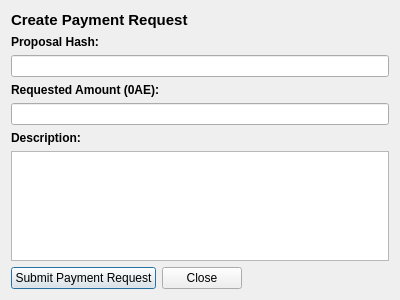
<?xml version="1.0" encoding="UTF-8"?>
<ui version="4.0">
 <class>CommunityFundCreatePaymentRequestDialog</class>
 <widget class="QDialog" name="CommunityFundCreatePaymentRequestDialog">
  <property name="geometry">
   <rect>
    <x>0</x>
    <y>0</y>
    <width>400</width>
    <height>300</height>
   </rect>
  </property>
  <property name="windowTitle">
   <string>Create Payment Request</string>
  </property>
  <layout class="QVBoxLayout" name="verticalLayout_2">
   <item>
    <widget class="QLabel" name="labelCreatePaymentRequestTitle">
     <property name="sizePolicy">
      <sizepolicy hsizetype="Preferred" vsizetype="Minimum">
       <horstretch>0</horstretch>
       <verstretch>0</verstretch>
      </sizepolicy>
     </property>
     <property name="font">
      <font>
       <pointsize>11</pointsize>
       <weight>75</weight>
       <bold>true</bold>
      </font>
     </property>
     <property name="text">
      <string>Create Payment Request</string>
     </property>
    </widget>
   </item>
   <item>
    <layout class="QVBoxLayout" name="verticalLayoutCreatePaymentRequest">
     <item>
      <widget class="QLabel" name="labelProposalHashTitle">
       <property name="sizePolicy">
        <sizepolicy hsizetype="Preferred" vsizetype="Minimum">
         <horstretch>0</horstretch>
         <verstretch>0</verstretch>
        </sizepolicy>
       </property>
       <property name="font">
        <font>
         <weight>75</weight>
         <bold>true</bold>
        </font>
       </property>
       <property name="text">
        <string>Proposal Hash:</string>
       </property>
      </widget>
     </item>
     <item>
      <widget class="QValidatedLineEdit" name="lineEditProposalHash"/>
     </item>
     <item>
      <widget class="QLabel" name="labelRequestedAmountTitle">
       <property name="font">
        <font>
         <weight>75</weight>
         <bold>true</bold>
        </font>
       </property>
       <property name="text">
        <string>Requested Amount (0AE):</string>
       </property>
      </widget>
     </item>
     <item>
      <widget class="ElectrumAmountField" name="lineEditRequestedAmount"/>
     </item>
     <item>
      <widget class="QLabel" name="labelDescriptionTitle">
       <property name="font">
        <font>
         <weight>75</weight>
         <bold>true</bold>
        </font>
       </property>
       <property name="text">
        <string>Description:</string>
       </property>
      </widget>
     </item>
     <item>
      <widget class="QValidatedPlainTextEdit" name="plainTextEditDescription">
       <property name="plainText">
        <string/>
       </property>
       <property name="overwriteMode">
        <bool>false</bool>
       </property>
      </widget>
     </item>
     <item>
      <layout class="QHBoxLayout" name="horizontalLayoutSubmitPaymentRequest">
       <property name="topMargin">
        <number>0</number>
       </property>
       <item>
        <widget class="QPushButton" name="pushButtonSubmitPaymentRequest">
         <property name="text">
          <string>Submit Payment Request</string>
         </property>
        </widget>
       </item>
       <item>
        <widget class="QPushButton" name="pushButtonClose">
         <property name="text">
          <string>Close</string>
         </property>
        </widget>
       </item>
       <item>
        <spacer name="horizontalSpacerButton">
         <property name="orientation">
          <enum>Qt::Horizontal</enum>
         </property>
         <property name="sizeHint" stdset="0">
          <size>
           <width>40</width>
           <height>20</height>
          </size>
         </property>
        </spacer>
       </item>
      </layout>
     </item>
    </layout>
   </item>
  </layout>
 </widget>
 <customwidgets>
  <customwidget>
   <class>ElectrumAmountField</class>
   <extends>QLineEdit</extends>
   <header>electrumamountfield.h</header>
   <container>1</container>
  </customwidget>
  <customwidget>
   <class>QValidatedLineEdit</class>
   <extends>QLineEdit</extends>
   <header>qvalidatedlineedit.h</header>
  </customwidget>
  <customwidget>
   <class>QValidatedPlainTextEdit</class>
   <extends>QPlainTextEdit</extends>
   <header>qvalidatedplaintextedit.h</header>
  </customwidget>
 </customwidgets>
 <resources/>
 <connections/>
</ui>
